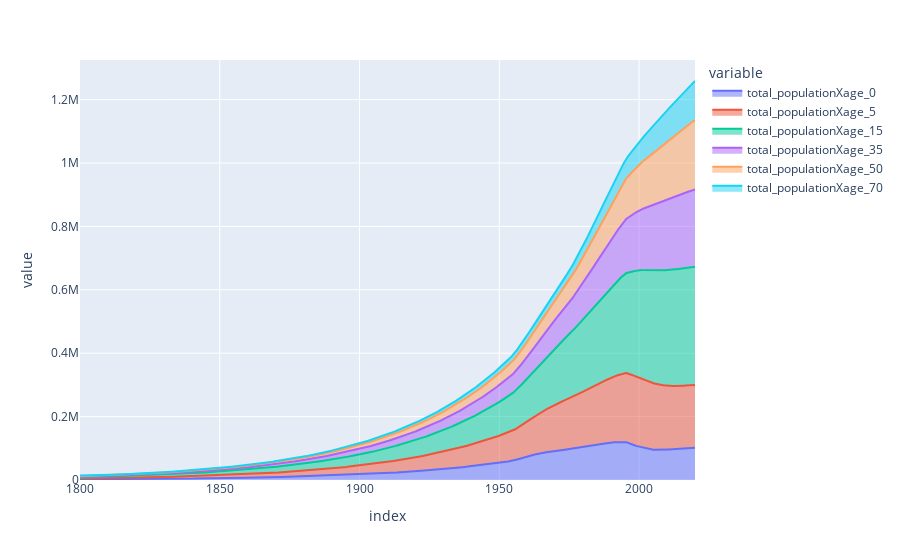

The notebook cell saved with this chart:
### Code cell
pop.plot.area()

### Figure 1 — Plotly figure (JSON) as saved in the notebook; plotly's stock layout.template omitted (floating-point values rounded to 4 significant figures; data arrays with more than 128 entries replaced by an {"elided": "..."} marker saying what was removed)
{"data": [{"fillpattern": {"shape": ""}, "hovertemplate": "variable=total_populationXage_0<br>index=%{x}<br>value=%{y}<extra></extra>", "legendgroup": "total_populationXage_0", "line": {"color": "#636efa"}, "marker": {"symbol": "circle"}, "mode": "lines", "name": "total_populationXage_0", "orientation": "v", "showlegend": true, "stackgroup": "1", "type": "scatter", "x": {"elided": "2201 float values"}, "xaxis": "x", "y": {"elided": "2201 float values"}, "yaxis": "y"}, {"fillpattern": {"shape": ""}, "hovertemplate": "variable=total_populationXage_5<br>index=%{x}<br>value=%{y}<extra></extra>", "legendgroup": "total_populationXage_5", "line": {"color": "#EF553B"}, "marker": {"symbol": "circle"}, "mode": "lines", "name": "total_populationXage_5", "orientation": "v", "showlegend": true, "stackgroup": "1", "type": "scatter", "x": {"elided": "2201 float values"}, "xaxis": "x", "y": {"elided": "2201 float values"}, "yaxis": "y"}, {"fillpattern": {"shape": ""}, "hovertemplate": "variable=total_populationXage_15<br>index=%{x}<br>value=%{y}<extra></extra>", "legendgroup": "total_populationXage_15", "line": {"color": "#00cc96"}, "marker": {"symbol": "circle"}, "mode": "lines", "name": "total_populationXage_15", "orientation": "v", "showlegend": true, "stackgroup": "1", "type": "scatter", "x": {"elided": "2201 float values"}, "xaxis": "x", "y": {"elided": "2201 float values"}, "yaxis": "y"}, {"fillpattern": {"shape": ""}, "hovertemplate": "variable=total_populationXage_35<br>index=%{x}<br>value=%{y}<extra></extra>", "legendgroup": "total_populationXage_35", "line": {"color": "#ab63fa"}, "marker": {"symbol": "circle"}, "mode": "lines", "name": "total_populationXage_35", "orientation": "v", "showlegend": true, "stackgroup": "1", "type": "scatter", "x": {"elided": "2201 float values"}, "xaxis": "x", "y": {"elided": "2201 float values"}, "yaxis": "y"}, {"fillpattern": {"shape": ""}, "hovertemplate": "variable=total_populationXage_50<br>index=%{x}<br>value=%{y}<extra></extra>", "legendgroup": "total_populationXage_50", "line": {"color": "#FFA15A"}, "marker": {"symbol": "circle"}, "mode": "lines", "name": "total_populationXage_50", "orientation": "v", "showlegend": true, "stackgroup": "1", "type": "scatter", "x": {"elided": "2201 float values"}, "xaxis": "x", "y": {"elided": "2201 float values"}, "yaxis": "y"}, {"fillpattern": {"shape": ""}, "hovertemplate": "variable=total_populationXage_70<br>index=%{x}<br>value=%{y}<extra></extra>", "legendgroup": "total_populationXage_70", "line": {"color": "#19d3f3"}, "marker": {"symbol": "circle"}, "mode": "lines", "name": "total_populationXage_70", "orientation": "v", "showlegend": true, "stackgroup": "1", "type": "scatter", "x": {"elided": "2201 float values"}, "xaxis": "x", "y": {"elided": "2201 float values"}, "yaxis": "y"}], "layout": {"legend": {"title": {"text": "variable"}, "tracegroupgap": 0}, "margin": {"t": 60}, "xaxis": {"anchor": "y", "domain": [0, 1], "title": {"text": "index"}}, "yaxis": {"anchor": "x", "domain": [0, 1], "title": {"text": "value"}}}}
